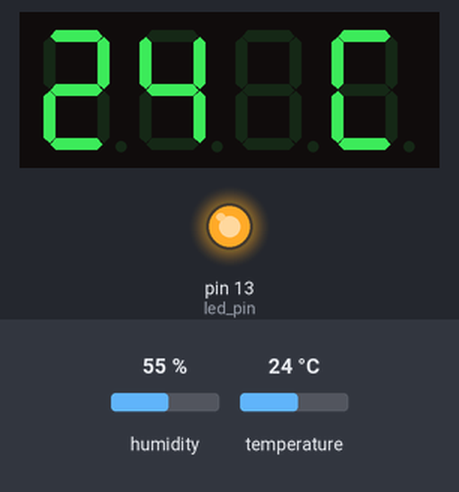
A sketch run on a simulated Arduino Uno, built with avr-gcc and run on an emulated ATmega328P. On the bench: 4-digit seven-segment display, output pins drawn as LEDs (lit = HIGH). The test bench sets the inputs (shaded band); at power-on: humidity 55 %, temperature 24 °C. No radio packets arrive unless stated.

Above: at 10.9 s.
11.0 s: humidity set to 22 %
At 22.7 s:
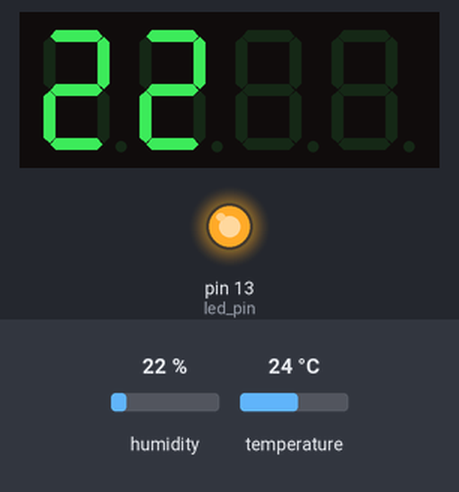
23.8 s: temperature set to 12 °C
At 29.4 s:
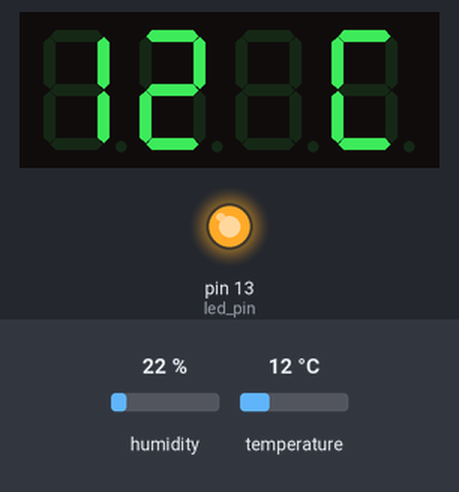
33.4 s: humidity set to 40 %
At 44.9 s:
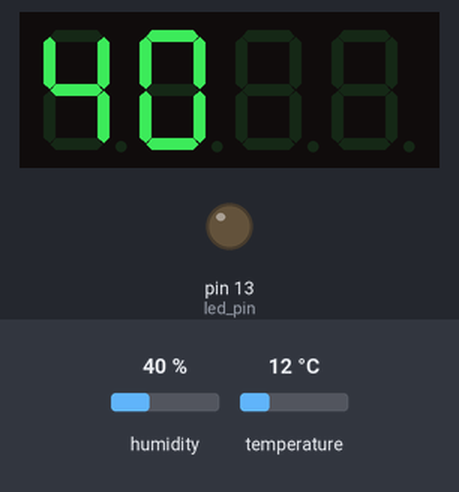
45.2 s: temperature set to 19 °C
At 47.2 s:
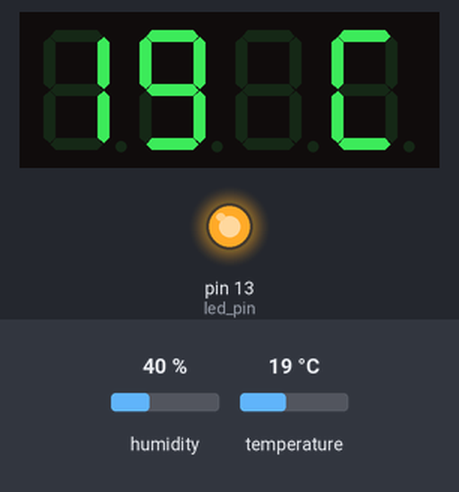
Timing chart, 0 to 55.8 s (numbered marks = the images above; inputs shaded):
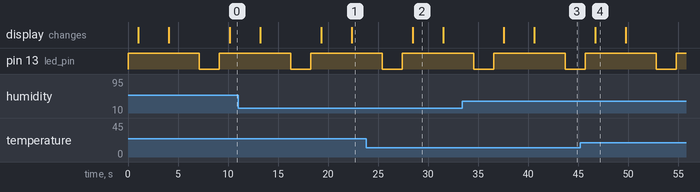

Measured:
- after the input at 11.0 s, the display: first differs from a run without the input after 11.4 s (image 1)
- after the input at 23.8 s, the display: changes after 4.7 s (image 2)
- after the input at 33.4 s, the display: first differs from a run without the input after 7.2 s (image 3)
- after the input at 45.2 s, the display: changes after 1.5 s (image 4)
- what the display in image 2 shows lasts 3.0 s, from 28.5 s to 31.5 s

The sketch:

_433MHz_Transmitter-tm1637.ino
```cpp
#include <VirtualWire.h>
#include "DHT.h"
#include "TM1637.h"
#define DHTPIN 2

#define DHTTYPE DHT22
#define CLK 3//Pins for TM1637
#define DIO 4
TM1637 tm1637(CLK,DIO);
const int led_pin = 13;
const int transmit_pin = 12;

struct package
{
  float temperature ;
  float humidity ;
};


typedef struct package Package;
Package data;

DHT dht(DHTPIN, DHTTYPE);

void setup()
{
    // Initialise the IO and ISR
    vw_set_tx_pin(transmit_pin);
    vw_set_ptt_inverted(true); // Required for DR3100
    vw_setup(2000);       // Bits per sec
    pinMode(led_pin, OUTPUT);
     tm1637.init();
  tm1637.set(BRIGHT_TYPICAL);
}


void loop()
{
  digitalWrite(led_pin, HIGH); // Flash a light to show transmitting
  readSensor();
  vw_send((uint8_t *)&data, sizeof(data));
  vw_wait_tx(); // Wait until the whole message is gone
  digitalWrite(led_pin, LOW);
  delay(2000);
}

void readSensor()
{
 dht.begin();
 delay(1000);
 data.humidity = dht.readHumidity();
 data.temperature = dht.readTemperature();
  int humidity = dht.readHumidity();
   int temp = dht.readTemperature();
   int digitoneT = temp / 10;
 int digittwoT = temp % 10;

 int digitoneH = humidity / 10;
 int digittwoH = humidity % 10;


    tm1637.display(0,digitoneT);
    tm1637.display(1,digittwoT);
    tm1637.display(2,18); // put degree
    tm1637.display(3,12);  // put a C at the end

    delay (3000);

    tm1637.display(0,17);  // empty
    tm1637.display(1,17);  // empty
    tm1637.display(2,17);  // empty
    tm1637.display(3,17);  // empty


    tm1637.display(0,digitoneH);
    tm1637.display(1,digittwoH);
    tm1637.display(2,19);  // r
    tm1637.display(3,20);  // h


  //Fastest should be once every two seconds.
    delay(3000);
}
```
